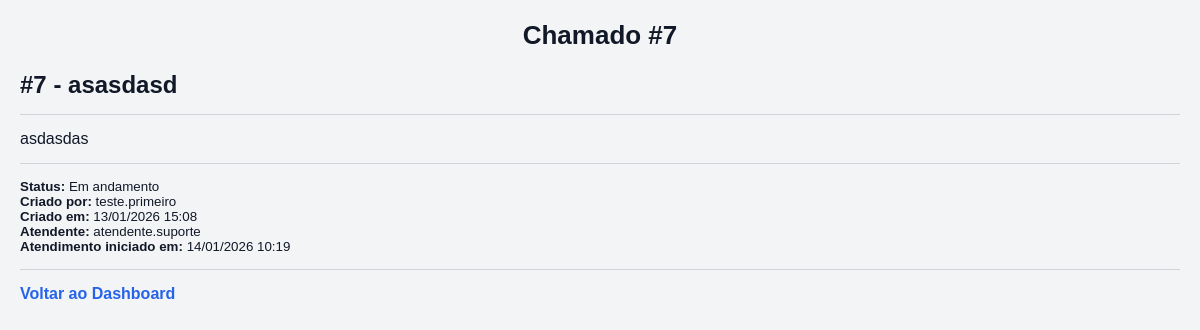
The app's page /ticket/7 (signed in), older data.
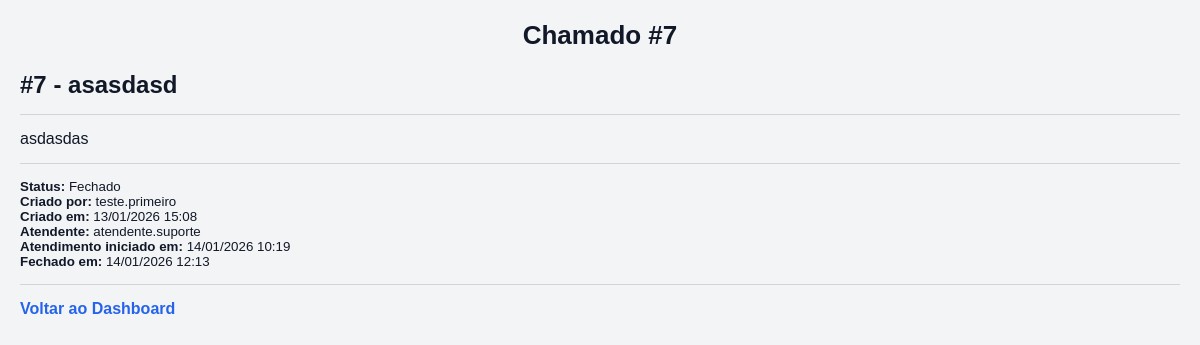
The same page, newer data.
### tables this page shows
CREATE TABLE tickets (
    id INTEGER PRIMARY KEY AUTOINCREMENT, -- ID único do chamado (auto incremento)

    titulo TEXT NOT NULL,                 -- Título do chamado
    descricao TEXT NOT NULL,              -- Descrição do problema

    status TEXT NOT NULL,                 -- Status do ticket: Aberto | Em andamento | Fechado

    user_id INTEGER NOT NULL,             -- ID do usuário que criou o chamado

    attendant_id INTEGER,                 -- ID do atendente responsável (pode ser NULL)

    created_at TEXT NOT NULL,             -- Data/hora de criação do chamado

    started_at TEXT,                      -- Data/hora de início do atendimento (pode ser NULL)
    closed_at TEXT,                       -- Data/hora de fechamento (pode ser NULL)

    is_hidden INTEGER NOT NULL,           -- 0 = visível | 1 = oculto (soft delete)

    hidden_by INTEGER,                    -- ID de quem ocultou (atendente/admin)
    hidden_at TEXT                        -- Data/hora que foi ocultado
);

CREATE TABLE users (
    id INTEGER PRIMARY KEY AUTOINCREMENT,
    username TEXT NOT NULL UNIQUE,
    email TEXT,
    senha TEXT NOT NULL,
    is_admin INTEGER NOT NULL
);

### app.py (the view, shortened to what this page needs)
@app.route('/ticket/<int:ticket_id>')
def ticket_detail(ticket_id):
    if 'user_id' not in session:
        return redirect(url_for('login'))
    nivel = session.get('nivel')
    conn = get_db_connection()
    cursor = conn.cursor()
    cursor.execute("""
        SELECT
            tickets.id,
            tickets.status,
            tickets.is_hidden,
            attendant.username AS attendant_name
        FROM tickets
        LEFT JOIN users AS attendant ON tickets.attendant_id = attendant.id
        WHERE tickets.id = ?
    """, (ticket_id,))
    info = cursor.fetchone()
    if not info:
        conn.close()
        flash(f"Chamado Nº: {ticket_id} não encontrado.", "error")
        return redirect(url_for('dashboard'))
    status = info['status']
    is_hidden = info['is_hidden']
    atendente = info['attendant_name'] or "—"
    if is_hidden == 1 and nivel != 2:
        conn.close()
        flash(f"Chamado Nº: {ticket_id} não encontrado.", "error")
        return redirect(url_for('dashboard'))
    if nivel == 2:
        cursor.execute("""
            SELECT
                tickets.id,
                tickets.titulo,
                tickets.descricao,
                tickets.status,
                tickets.created_at,
                tickets.started_at,
                tickets.closed_at,
                tickets.is_hidden,
                creator.username,
                attendant.username,
                hider.username,
                tickets.hidden_at
            FROM tickets
            JOIN users AS creator ON tickets.user_id = creator.id
            LEFT JOIN users AS attendant ON tickets.attendant_id = attendant.id
            LEFT JOIN users AS hider ON tickets.hidden_by = hider.id
            WHERE tickets.id = ?
        """, (ticket_id,))
        ticket = cursor.fetchone()
    elif nivel == 0:
        cursor.execute("""
            SELECT
                tickets.id,
                tickets.titulo,
                tickets.descricao,
                tickets.status,
                tickets.created_at,
                tickets.started_at,
                tickets.closed_at,
                tickets.is_hidden,
                creator.username,
                attendant.username,
                hider.username,
                tickets.hidden_at
            FROM tickets
            JOIN users AS creator ON tickets.user_id = creator.id
            LEFT JOIN users AS attendant ON tickets.attendant_id = attendant.id
            LEFT JOIN users AS hider ON tickets.hidden_by = hider.id
            WHERE tickets.id = ?
              AND tickets.user_id = ?
              AND tickets.is_hidden = 0
        """, (ticket_id, session['user_id']))
        ticket = cursor.fetchone()
    conn.close()
    return render_template('ticket_detail.html', ticket=ticket)

### app.py (called while the page is built)
def get_db_connection():
    conn = sqlite3.connect('database.db')
    conn.row_factory = sqlite3.Row  # melhora leitura (pode acessar por nome se quiser)
    return conn

### templates/ticket_detail.html (shortened to what this page needs)
<!DOCTYPE html>
<html lang="pt-br">
<head>
    <link rel="stylesheet" href="{{ url_for('static', filename='style.css') }}">
</head>
<body>
<h1>Chamado #{{ ticket[0] }}</h1>
<h2>#{{ ticket[0] }} - {{ ticket[1] }}</h2>
<hr>
<p>{{ ticket[2] }}</p>
<hr>
<small>
    <p><strong>Status:</strong>
        {% if ticket[7] == 1 %}
            Ocultado
        {% else %}
            {{ ticket[3] }}
        {% endif %}
    </p>
    <p><strong>Criado por:</strong> {{ ticket[8] }}</p>
    <p><strong>Criado em:</strong> {{ ticket[4] }}</p>
    {% if ticket[9] %}
        <p><strong>Atendente:</strong> {{ ticket[9] }}</p>
    {% endif %}
    {% if ticket[5] %}
        <p><strong>Atendimento iniciado em:</strong> {{ ticket[5] }}</p>
    {% endif %}
    {% if ticket[6] %}
        <p><strong>Fechado em:</strong> {{ ticket[6] }}</p>
    {% endif %}
</small>
<hr>
<p>
    <a href="{{ url_for('dashboard') }}">Voltar ao Dashboard</a>
</p>
</body>
</html>

### static/style.css (style rules this page uses)
* { margin: 0; padding: 0; box-sizing: border-box; }
body { font-family: Arial, Helvetica, sans-serif; background: #f3f4f6; color: #111827; padding: 20px; }
h1 { text-align: center; margin-bottom: 20px; font-size: 26px; }
a { color: #2563eb; text-decoration: none; font-weight: bold; }
hr { margin: 15px 0; border: none; border-top: 1px solid #d1d5db; }

Row changes from the older to the newer data that the page shows:
changed tickets "asasdasd": status "Em andamento" → "Fechado"; closed_at (not shown) → "14/01/2026 12:13"
Text that changed along with them:
text now shown: "Fechado em:"
